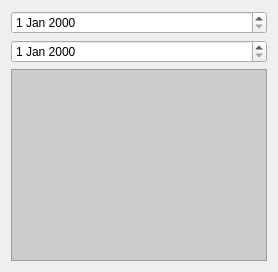
    <widget class="QWidget" name="tabWidgetPage2">
     <attribute name="title">
      <string>Журнал</string>
     </attribute>
     <layout class="QGridLayout" name="gridLayout_2">
      <item row="0" column="0">
       <widget class="QDateEdit" name="dateEdit_3"/>
      </item>
      <item row="1" column="0">
       <widget class="QDateEdit" name="dateEdit_2"/>
      </item>
      <item row="2" column="0">
       <widget class="QTableView" name="tableView">
        <property name="palette">
         <palette>
          <active>
           <colorrole role="WindowText">
            <brush brushstyle="SolidPattern">
             <color alpha="255">
              <red>95</red>
              <green>95</green>
              <blue>95</blue>
             </color>
            </brush>
           </colorrole>
           <colorrole role="Button">
            <brush brushstyle="SolidPattern">
             <color alpha="255">
              <red>204</red>
              <green>204</green>
              <blue>204</blue>
             </color>
            </brush>
           </colorrole>
           <colorrole role="Text">
            <brush brushstyle="SolidPattern">
             <color alpha="255">
              <red>95</red>
              <green>95</green>
              <blue>95</blue>
             </color>
            </brush>
           </colorrole>
           <colorrole role="ButtonText">
            <brush brushstyle="SolidPattern">
             <color alpha="255">
              <red>95</red>
              <green>95</green>
              <blue>95</blue>
             </color>
            </brush>
           </colorrole>
           <colorrole role="Base">
            <brush brushstyle="SolidPattern">
             <color alpha="255">
              <red>204</red>
              <green>204</green>
              <blue>204</blue>
             </color>
            </brush>
           </colorrole>
           <colorrole role="Window">
            <brush brushstyle="SolidPattern">
             <color alpha="255">
              <red>204</red>
              <green>204</green>
              <blue>204</blue>
             </color>
            </brush>
           </colorrole>
           <colorrole role="PlaceholderText">
            <brush brushstyle="NoBrush">
             <color alpha="128">
              <red>95</red>
              <green>95</green>
              <blue>95</blue>
             </color>
            </brush>
           </colorrole>
          </active>
          <inactive>
           <colorrole role="WindowText">
            <brush brushstyle="SolidPattern">
             <color alpha="255">
              <red>95</red>
              <green>95</green>
              <blue>95</blue>
             </color>
            </brush>
           </colorrole>
           <colorrole role="Button">
            <brush brushstyle="SolidPattern">
             <color alpha="255">
              <red>204</red>
              <green>204</green>
              <blue>204</blue>
             </color>
            </brush>
           </colorrole>
           <colorrole role="Text">
            <brush brushstyle="SolidPattern">
             <color alpha="255">
              <red>95</red>
              <green>95</green>
              <blue>95</blue>
             </color>
            </brush>
           </colorrole>
           <colorrole role="ButtonText">
            <brush brushstyle="SolidPattern">
             <color alpha="255">
              <red>95</red>
              <green>95</green>
              <blue>95</blue>
             </color>
            </brush>
           </colorrole>
           <colorrole role="Base">
            <brush brushstyle="SolidPattern">
             <color alpha="255">
              <red>204</red>
              <green>204</green>
              <blue>204</blue>
             </color>
            </brush>
           </colorrole>
           <colorrole role="Window">
            <brush brushstyle="SolidPattern">
             <color alpha="255">
              <red>204</red>
              <green>204</green>
              <blue>204</blue>
             </color>
            </brush>
           </colorrole>
           <colorrole role="PlaceholderText">
            <brush brushstyle="NoBrush">
             <color alpha="128">
              <red>95</red>
              <green>95</green>
              <blue>95</blue>
             </color>
            </brush>
           </colorrole>
          </inactive>
          <disabled>
           <colorrole role="WindowText">
            <brush brushstyle="SolidPattern">
             <color alpha="255">
              <red>95</red>
              <green>95</green>
              <blue>95</blue>
             </color>
            </brush>
           </colorrole>
           <colorrole role="Button">
            <brush brushstyle="SolidPattern">
             <color alpha="255">
              <red>204</red>
              <green>204</green>
              <blue>204</blue>
             </color>
            </brush>
           </colorrole>
           <colorrole role="Text">
            <brush brushstyle="SolidPattern">
             <color alpha="255">
              <red>95</red>
              <green>95</green>
              <blue>95</blue>
             </color>
            </brush>
           </colorrole>
           <colorrole role="ButtonText">
            <brush brushstyle="SolidPattern">
             <color alpha="255">
              <red>95</red>
              <green>95</green>
              <blue>95</blue>
             </color>
            </brush>
           </colorrole>
           <colorrole role="Base">
            <brush brushstyle="SolidPattern">
             <color alpha="255">
              <red>204</red>
              <green>204</green>
              <blue>204</blue>
             </color>
            </brush>
           </colorrole>
           <colorrole role="Window">
            <brush brushstyle="SolidPattern">
             <color alpha="255">
              <red>204</red>
              <green>204</green>
              <blue>204</blue>
             </color>
            </brush>
           </colorrole>
           <colorrole role="PlaceholderText">
            <brush brushstyle="NoBrush">
             <color alpha="128">
              <red>95</red>
              <green>95</green>
              <blue>95</blue>
             </color>
            </brush>
           </colorrole>
          </disabled>
         </palette>
        </property>
        <property name="layoutDirection">
         <enum>Qt::LeftToRight</enum>
        </property>
        <property name="autoFillBackground">
         <bool>true</bool>
        </property>
        <property name="styleSheet">
         <string notr="true">background-color: rgb(204, 204, 204);
color: rgb(95, 95, 95);</string>
        </property>
       </widget>
      </item>
     </layout>
    </widget>
